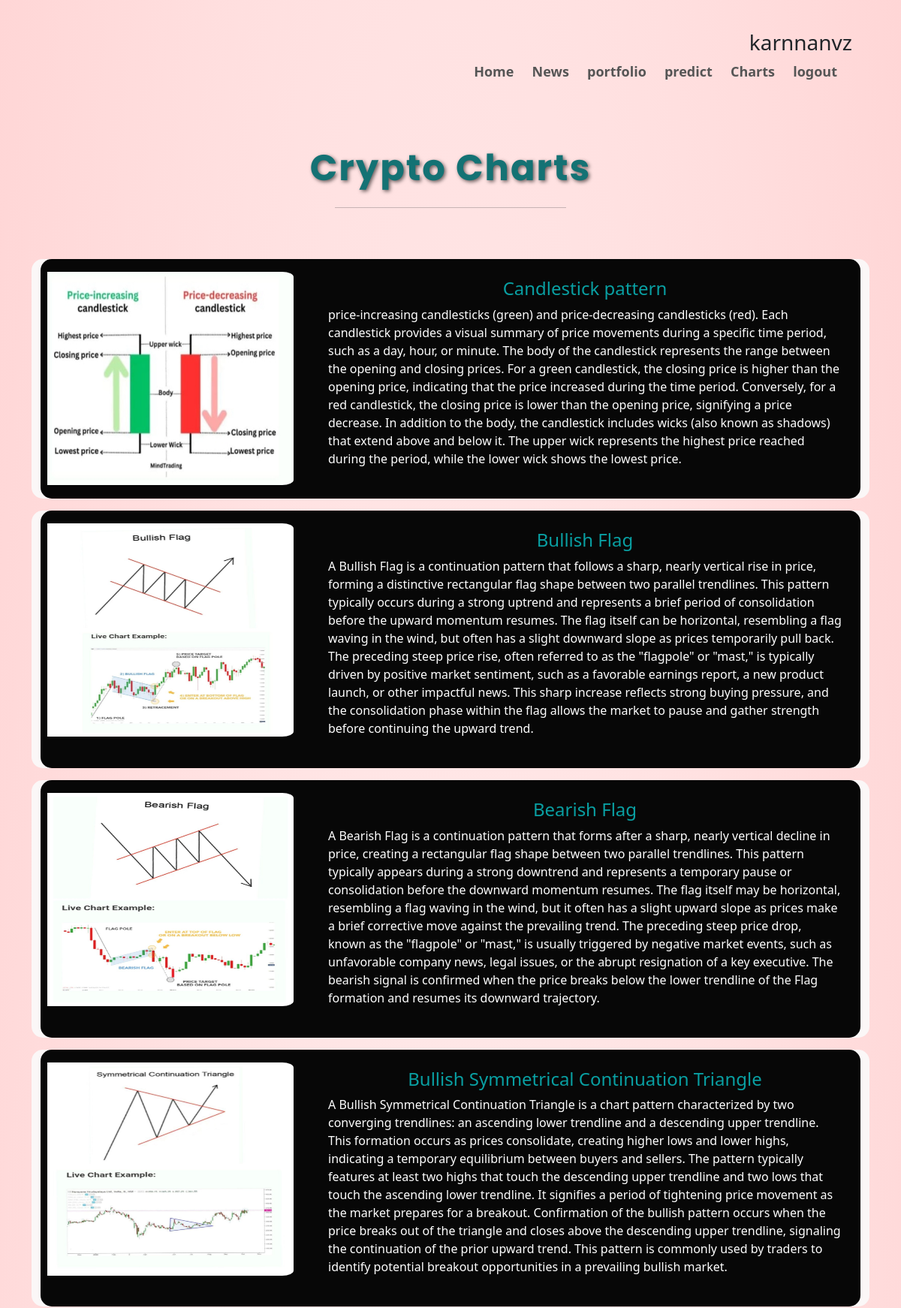
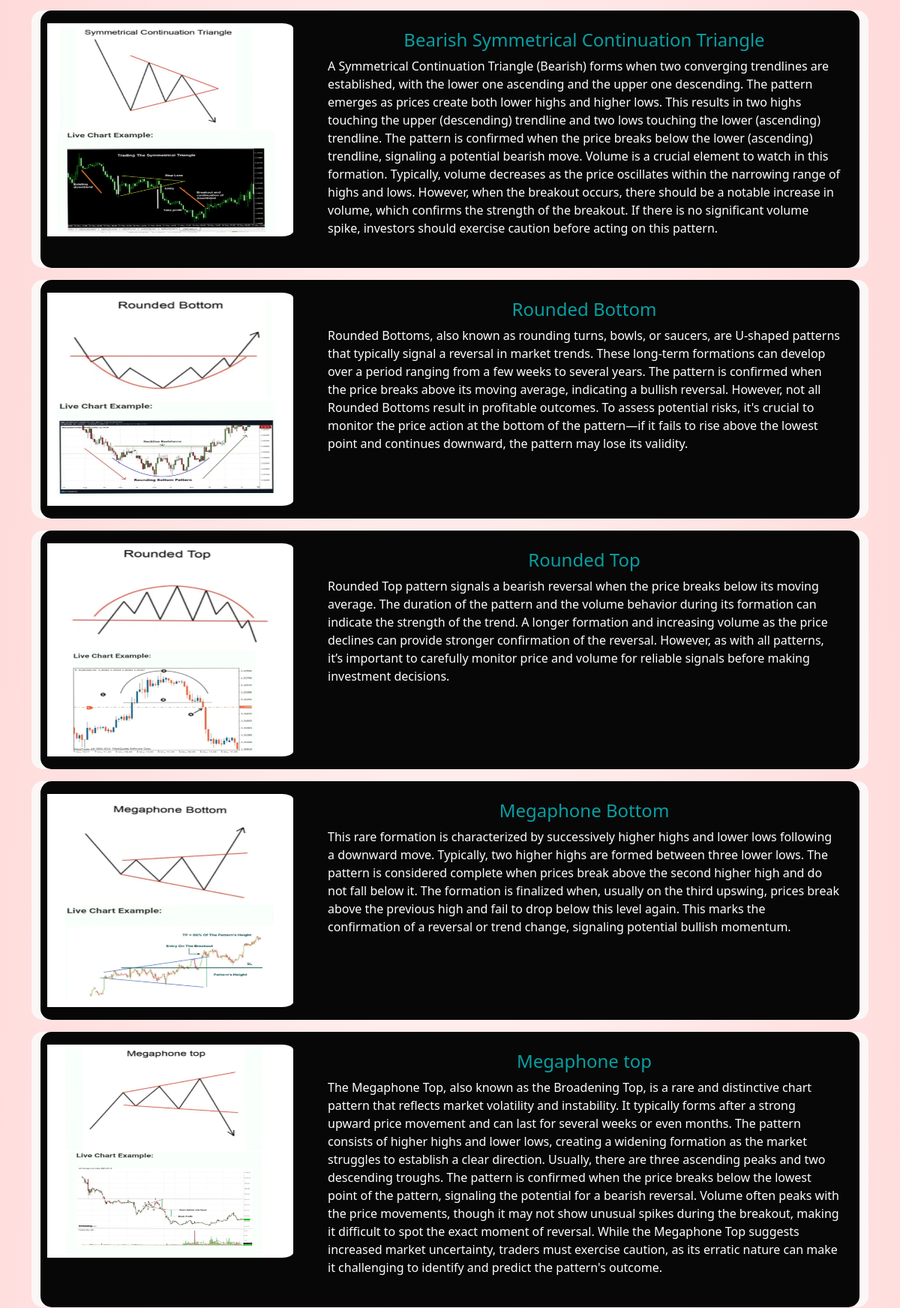
The page /chart/charts (signed in, upper part) on the database its author committed (2 pictures, top to bottom).
### users/models.py (models this page shows)
class users(models.Model):
    name=models.CharField(max_length=200)
    user=models.OneToOneField(User,on_delete=models.CASCADE,related_name='user_profile')
    def __str__(self) -> str:
        return self.name

### charts/models.py (models this page shows)
class chart(models.Model):
    title =models.CharField(max_length=100,null=False)
    description=models.TextField()
    image=models.ImageField(upload_to='media')
    priority=models.IntegerField(default=0)
    def __str__(self) -> str:
        return self.title

### charts/views.py (the view, shortened to what this page needs)
# urls.py: path('charts',views.charts,name='charts'),
@login_required(login_url='/account')
def charts(request):
    form = FeedbackForm()
    chart_list=chart.objects.order_by('-priority')
    print(chart_list)
    for i in chart_list:
        print(i.title)
    context={'chart' : chart_list , 'form' :form}
    return render(request, 'lchart.html',context)

### templates/lchart.html
{% extends 'blank.html' %}
{% block content %}
{% include 'chart.html' %}
{% endblock content %}

### templates/menu.html
{% load static %}
<div class="navbars">
    <nav>
        <h3>{{ user.user_profile }}</h3>
        <ul style="font-weight:bold; color:black;">
            {% if not user.is_authenticated %}
            <li><a href="{% url 'index' %}">Home</a></li>
            <li><a href="{% url 'account' %}">Account</a></li>
            {% else %}
            <li><a href="{% url 'homes' %}">Home</a></li>
            <li><a href="{% url 'newz' %}"> News</a></li>
           <li><a href="{% url 'portfolio' %}"> portfolio</a></li>
           <li><a href="{% url 'predicts' %}">predict</a></li>
           <li><a href="{% url 'charts' %}"> Charts</a></li>
            <li><a href="{% url 'signout' %}"> logout</a></li>
            {% endif %}
        </ul>
    </nav>
</div>

### templates/chart.html
{% load static %}
<div class="container">
  <div class="container-fluid" style="padding:20px; padding-top:30px">
    <div class="row justify-content-md-center">
      <div class="col-12 col-md-10 col-lg-8 col-xl-7 col-xxl-6">
        <h2 class="mb-4 display-5 text-center" id="h1heading">
          Crypto Charts
        </h2>
        <hr class="w-50 mx-auto mb-5 mb-xl-9 border-dark-subtle">
      </div>
    </div>
  </div>
  {% for list in chart %}
  <div class="container col-12 card-hover-effect" style="background-color:rgb(251, 247, 247); border-radius: 15px;">
    <div class="card mb-3 p-2" style="background-color:rgb(7, 7, 7); border-radius: 15px;">
      <div class="row g-0">
        <div class="col-4">
          <img src="{{ list.image.url}}" class="img-fluid rounded-start col-11 py-2"
               style="min-height:300px; max-height: 300px; max-width: 500px; border-radius: 15px;" alt="image missing">
        </div>
        <div class="col-md-8">
          <div class="card-body">
            <h4 class="card-title text-center" style="color:rgba(11, 239, 243, 0.659);"> {{list.title}}</h4>
            <p class="card-texts" style="color:white;">{{ list.description }}</p>
          </div>
        </div>
      </div>
    </div>
  </div>
  {% endfor %}
</div>

### static/style.css (style rules this page uses)
.navbars { display: flex; align-items: center; padding: 40px; }
nav { flex: 1; text-align: right; }
nav ul { display: inline-block; list-style-type: none; }
nav ul li { display: inline-block; margin-right: 20px; }
a { text-decoration: none; color: #555; font-size: 18px; }
.card-hover-effect { transition: transform 0.3s, box-shadow 0.3s; }
#h1heading { font-family: 'Poppins', sans-serif; font-size: 3rem; font-weight: 700; color: rgb(20, 114, 116); letter-spacing: 2px; text-shadow: 2px 2px 5px rgba(0, 0, 0, 0.6); }

### rows shown on the page
chart: image (picture), title "Candlestick pattern", description "price-increasing candlesticks (green) and price-decreasing candlesticks (red). Each candlestick provides a visual summary of price movements during a specific time period, such as a day, hour, or minute. The body of the candlestick represents the range between the opening and closing prices. For a green candlestick, the closing price is higher than the opening price, indicating that the price increased during the time period. Conversely, for a red candlestick, the closing price is lower than the opening price, signifying a price decrease. In addition to the body, the candlestick includes wicks (also known as shadows) that extend above and below it. The upper wick represents the highest…"
chart: image (picture), title "Bullish Flag", description "A Bullish Flag is a continuation pattern that follows a sharp, nearly vertical rise in price, forming a distinctive rectangular flag shape between two parallel trendlines. This pattern typically occurs during a strong uptrend and represents a brief period of consolidation before the upward momentum resumes. The flag itself can be horizontal, resembling a flag waving in the wind, but often has a slight downward slope as prices temporarily pull back. The preceding steep price rise, often referred to as the \"flagpole\" or \"mast,\" is typically driven by positive market sentiment, such as a favorable earnings report, a new product launch, or other impactful news. This sharp increase reflects…"
chart: image (picture), title "Bearish Flag", description "A Bearish Flag is a continuation pattern that forms after a sharp, nearly vertical decline in price, creating a rectangular flag shape between two parallel trendlines. This pattern typically appears during a strong downtrend and represents a temporary pause or consolidation before the downward momentum resumes. The flag itself may be horizontal, resembling a flag waving in the wind, but it often has a slight upward slope as prices make a brief corrective move against the prevailing trend. The preceding steep price drop, known as the \"flagpole\" or \"mast,\" is usually triggered by negative market events, such as unfavorable company news, legal issues, or the abrupt resignation of a key…"
chart: image (picture), title "Bullish Symmetrical Continuation Triangle", description "A Bullish Symmetrical Continuation Triangle is a chart pattern characterized by two converging trendlines: an ascending lower trendline and a descending upper trendline. This formation occurs as prices consolidate, creating higher lows and lower highs, indicating a temporary equilibrium between buyers and sellers. The pattern typically features at least two highs that touch the descending upper trendline and two lows that touch the ascending lower trendline. It signifies a period of tightening price movement as the market prepares for a breakout. Confirmation of the bullish pattern occurs when the price breaks out of the triangle and closes above the descending upper trendline, signaling…"
chart: image (picture), title "Bearish Symmetrical Continuation Triangle", description "A Symmetrical Continuation Triangle (Bearish) forms when two converging trendlines are established, with the lower one ascending and the upper one descending. The pattern emerges as prices create both lower highs and higher lows. This results in two highs touching the upper (descending) trendline and two lows touching the lower (ascending) trendline. The pattern is confirmed when the price breaks below the lower (ascending) trendline, signaling a potential bearish move. Volume is a crucial element to watch in this formation. Typically, volume decreases as the price oscillates within the narrowing range of highs and lows. However, when the breakout occurs, there should be a notable increase…"
chart: image (picture), title "Rounded Bottom", description "Rounded Bottoms, also known as rounding turns, bowls, or saucers, are U-shaped patterns that typically signal a reversal in market trends. These long-term formations can develop over a period ranging from a few weeks to several years. The pattern is confirmed when the price breaks above its moving average, indicating a bullish reversal. However, not all Rounded Bottoms result in profitable outcomes. To assess potential risks, it's crucial to monitor the price action at the bottom of the pattern—if it fails to rise above the lowest point and continues downward, the pattern may lose its validity."
chart: image (picture), title "Rounded Top", description "Rounded Top pattern signals a bearish reversal when the price breaks below its moving average. The duration of the pattern and the volume behavior during its formation can indicate the strength of the trend. A longer formation and increasing volume as the price declines can provide stronger confirmation of the reversal. However, as with all patterns, it’s important to carefully monitor price and volume for reliable signals before making investment decisions."
chart: image (picture), title "Megaphone Bottom", description "This rare formation is characterized by successively higher highs and lower lows following a downward move. Typically, two higher highs are formed between three lower lows. The pattern is considered complete when prices break above the second higher high and do not fall below it. The formation is finalized when, usually on the third upswing, prices break above the previous high and fail to drop below this level again. This marks the confirmation of a reversal or trend change, signaling potential bullish momentum."
chart: image (picture), title "Megaphone top", description "The Megaphone Top, also known as the Broadening Top, is a rare and distinctive chart pattern that reflects market volatility and instability. It typically forms after a strong upward price movement and can last for several weeks or even months. The pattern consists of higher highs and lower lows, creating a widening formation as the market struggles to establish a clear direction. Usually, there are three ascending peaks and two descending troughs. The pattern is confirmed when the price breaks below the lowest point of the pattern, signaling the potential for a bearish reversal. Volume often peaks with the price movements, though it may not show unusual spikes during the breakout, making…"

### other values the page prints
{{ user.user_profile }} "karnnanvz"
